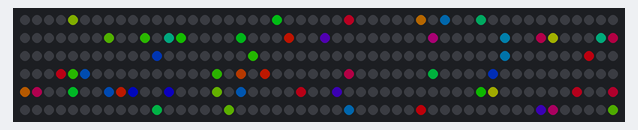
Recording of a sketch running on a simulated Arduino Uno, built with avr-gcc and run on an emulated ATmega328P. Parts: 300 RGB LEDs in strip order, left to right, continuing on the next row. Dim RGB values are drawn brighter than linear; colours are those a GRB WS2812 strip shows for the declared byte order; random numbers use the default seed unless the sketch sets one; what the sketch prints to the serial monitor is not drawn.

Above: at 39.36 s.

The sketch:

xmas-dots-random-star-updown.ino
```cpp
#include <FastLED.h>

// How many leds in your strip?
#define NUM_LEDS 300

// For led chips like Neopixels, which have a data line, ground, and power, you just
// need to define DATA_PIN.  For led chipsets that are SPI based (four wires - data, clock,
// ground, and power), like the LPD8806, define both DATA_PIN and CLOCK_PIN
#define DATA_PIN 3

#define FPS 25

// Define the array of leds
CRGB leds[NUM_LEDS];

void setup() {
  Serial.begin(57600);
  LEDS.addLeds<WS2812B,DATA_PIN,RGB>(leds,NUM_LEDS);
  LEDS.setBrightness(84);
  Serial.println("booted");
  clearStrip();
}

void fadeall() { for(int i = 0; i < NUM_LEDS; i++) { leds[i].nscale8(250); } }

void loop() {
  // random8()

  int ledIndex = random(300);
  int hue = random(255);

  // show a new star?
  if (random(100) < 50) {
    lightUpOneStar(ledIndex, hue, random(10, 30));
  }

  // fade away a star?
  if (random(100) < 50) {
    lightDownOneStar(ledIndex);
  }

  delay(random(0,80));
}

void clearStrip() {
  for (int ledIndex = 0; ledIndex < NUM_LEDS; ledIndex++) {
    leds[ledIndex] = CRGB::Black;
  }

  LEDS.show();
}

void fillStrip() {
  for (int ledIndex = 0; ledIndex < NUM_LEDS; ledIndex++) {
    leds[ledIndex] = CHSV(random(255), 255, 255);
  }

  LEDS.show();
}

void lightUpOneStar(int ledIndex, int hue, int brightStep) {
  Serial.println("lightUpOneStar" + String(ledIndex) + " hue " + String(hue));

  for (int bright = 0; bright < 256; bright+=brightStep) {
    leds[ledIndex] = CHSV(hue, 255, bright);
    LEDS.show();
    delay(1);
  }
}

void lightDownOneStar(int ledIndex) {
  //Serial.println("lightDownOneStar" + String(leds[ledIndex].h));
  Serial.println("lightDownOneStar");

  leds[ledIndex].nscale8(250);

//  for (int bright = 0; bright < 256; bright++) {
//    leds[ledIndex].fadeToBlackBy(64);
//    LEDS.show();
//    delay(1);
//  }
  leds[ledIndex] = CRGB::Black;
  LEDS.show();
}
```
